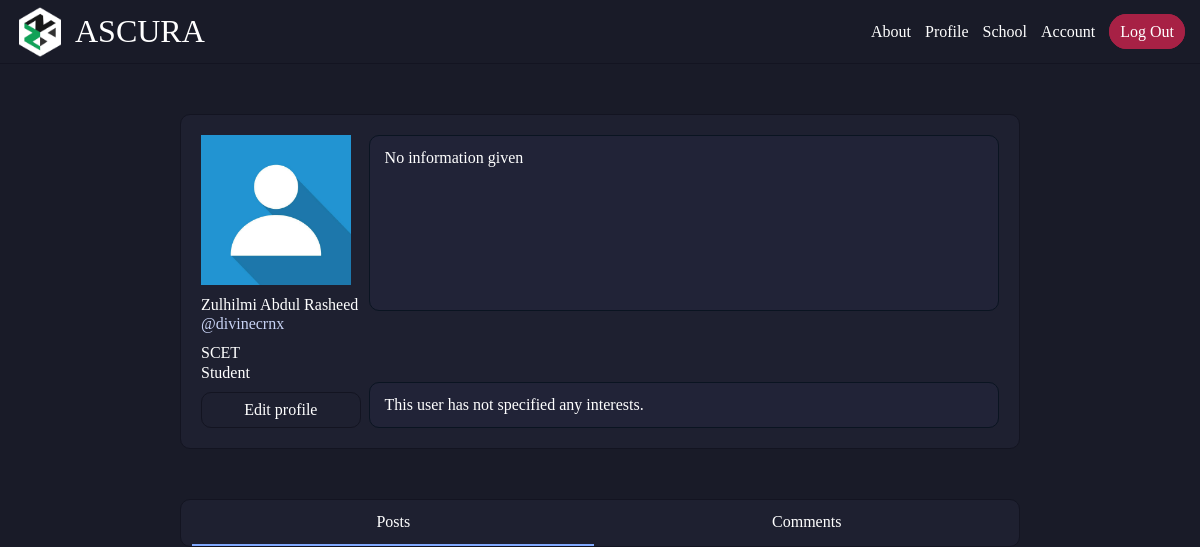
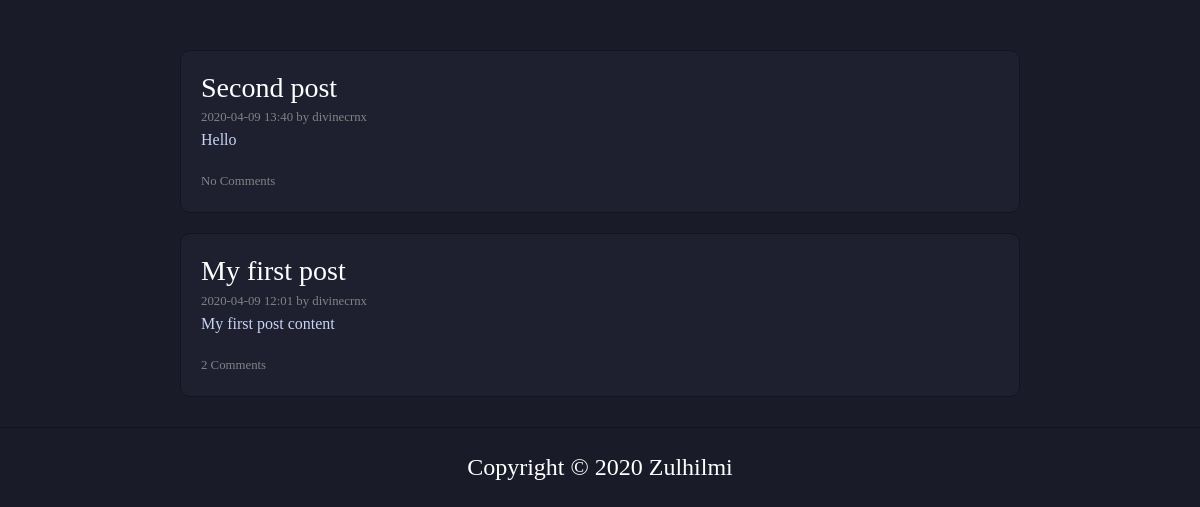
Before: /user/divinecrnx (signed in) with the older database file (2 pictures, top to bottom).
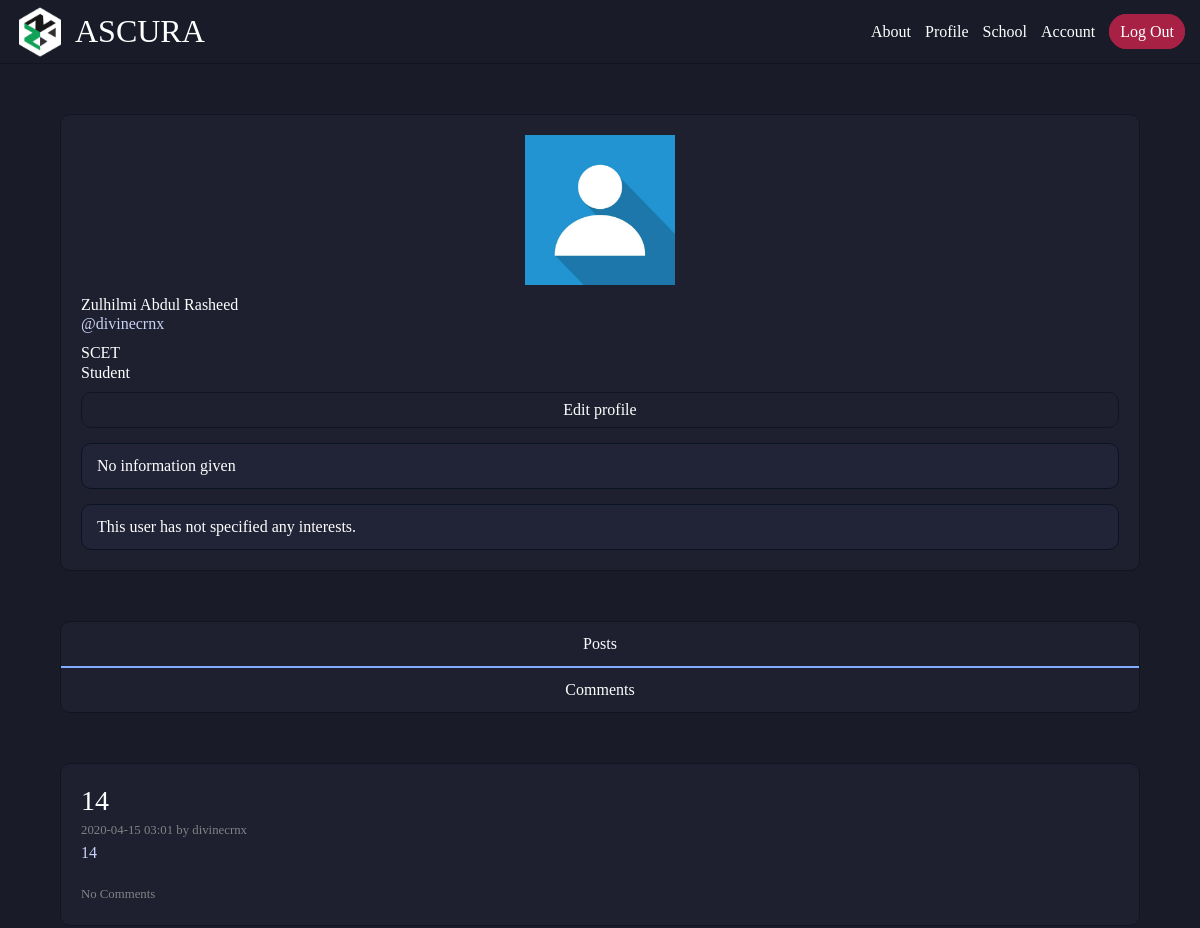
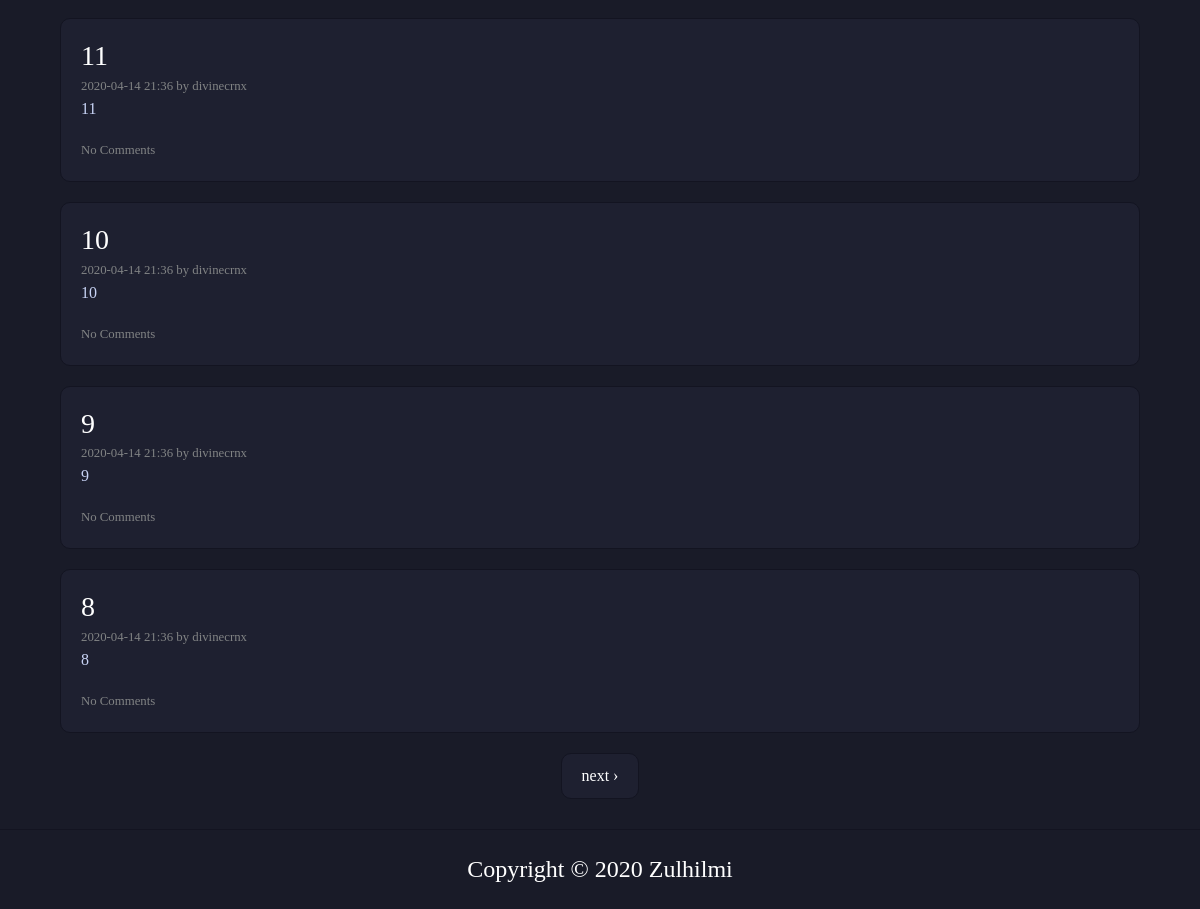
After: the same page with the newer database file (2 pictures, top to bottom).
### ascura/models.py (models this page shows, shortened)
class Post(db.Model):
    id = db.Column(db.Integer, primary_key=True)
    title = db.Column(db.String(100), nullable=False)
    date_posted = db.Column(db.DateTime, nullable=False, default=get_time)
    content = db.Column(db.Text, nullable=False)
    user_id = db.Column(db.Integer, db.ForeignKey('user.id'), nullable=False)
    school_id = db.Column(db.Integer, db.ForeignKey('school.id'), nullable=False)
    comments = db.relationship('Comment', backref='post', lazy=True)

class User(db.Model, UserMixin):
    id = db.Column(db.Integer, primary_key=True)
    first_name = db.Column(db.String(30), nullable=False)
    last_name = db.Column(db.String(30), nullable=False)
    username = db.Column(db.String(14), unique=True, nullable=False)
    email = db.Column(db.String(120), unique=True, nullable=False)
    password = db.Column(db.String(60), nullable=False)
    image_file = db.Column(db.String(20), nullable=False, default='default.jpg')
    short_desc = db.Column(db.String(70), nullable=False, default="Hi there, I'm new to Ascura.")
    long_desc = db.Column(db.String(450), nullable=False, default="No information given")
    interests = db.Column(db.String(100), nullable=False, default="This user has not specified any interests.")
    school_id = db.Column(db.Integer, db.ForeignKey('school.id'), nullable=False)
    course_id = db.Column(db.Integer, db.ForeignKey('course.id'), nullable=True) # Faculty members don't need this
    semester = db.Column(db.String(2), nullable=True) # Faculty members don't need this
    role_id = db.Column(db.Integer, db.ForeignKey('role.id'), nullable=False, default=1) # Default student role
    u_type = db.Column(db.Integer, db.ForeignKey('usertype.id'), nullable=False, default=3) # Default user type normal
    posts = db.relationship('Post', backref='author', lazy=True)
    comments = db.relationship('Comment', backref='author', lazy=True)

### ascura/routes.py (the view)
@app.route("/user/<string:username>")
@login_required
def user_page(username):
    if_comments = True if request.args.get('tab', type=str) == 'comments' else False
    user = User.query.filter(User.username==username).first_or_404()
    p_page = request.args.get('postpage', 1, type=int)
    c_page = request.args.get('commentpage', 1, type=int)
    posts = Post.query.filter(Post.author==user).order_by(Post.date_posted.desc()).paginate(page=p_page, per_page=5)
    comments = Comment.query.filter(Comment.author==user).order_by(Comment.date_posted.desc()).paginate(page=c_page, per_page=5)
    return render_template('user.html', user=user, posts=posts, comments=comments, if_comments=if_comments, p_page=p_page, c_page=c_page)

### ascura/models.py (called while the page is built)
@login_manager.user_loader
def load_user(user_id):
    return User.query.get(user_id)

### ascura/templates/user.html (shortened to what this page needs)
{% extends 'layout.html' %}
{% block body %}
    <div class="user-profile std-div">
        <div class="user-about-left">
            <div class="user-pp">
                <img src="{{ url_for('static', filename='images/profile_pics/' + user.image_file) }}" alt="{{ user.username }} profile picture">
            </div>
            <div class="user-names">
                <div class="user-username-fullname">
                    <span class="fn">{{ user.first_name + " " + user.last_name }}</span>
                    <span class="un">&commat;{{ user.username }}</span>
                </div>
            </div>
            <div class="edu-particulars">
                <div class="user-school">
                    {{ user.school.school_name }}
                </div>
                <div class="user-role">
                    {{ user.role.role_name }}
                </div>
            </div>
            {% if user.username == current_user.username %}
            <div class="user-p-edit">
                <a href="{{ url_for('account') }}">Edit profile</a>
            </div>
            {% endif %}
        </div>
        <div class="user-about-right">
            <div class="user-longdesc">
                {{ user.long_desc }}
            </div>
            <div class="user-interests">
                {{ user.interests }}
            </div>
        </div>
    </div>
    <div class="user-activity-tabs std-div user-profile">
        {% if not if_comments %}
            <div class="posts-link tab-active">
                <a href="{{ url_for('user_page', username=user.username) }}">Posts</a>
            </div>
            <div class="comments-link">
                <a href="{{ url_for('user_page', username=user.username, tab='comments') }}">Comments</a>
            </div>
        {% endif %}
    </div>
    <div class="user-activity">
        {% if not if_comments %}
            {% if posts.items|length == 0%}
                <div id="comments-section" class="comments-section-opt">
                    <div class="comment">
                        <p class="s-post-c s-post-c-middle">Wow, such empty ʕ•ᴥ•ʔ</p>
                    </div>
                </div>
            {% else %}
                {% for post in posts.items %}
                    <div class="s-post">
                        <h3><a href="{{ url_for('post', school=post.school.school_name|lower, post_id=post.id) }}">{{ post.title }}</a></h3>
                        <small class="s-post-stat" >{{ post.date_posted.strftime('%Y-%m-%d %H:%M') }} by {{ post.author.username }}</small>
                        <p class="s-post-c" >{{ post.content }}</p>
                        {% set comments_count = [] %}
                        {% if comments_count|length == 1 %}
                            <small class="s-post-stat">{{ comments_count|length }} Comment</small>
                        {% elif comments_count|length == 0 %}
                            <small class="s-post-stat">No Comments</small>
                        {% else %}
                            <small class="s-post-stat">{{ comments_count|length }} Comments</small>
                        {% endif %}
                    </div>
                {% endfor %}
            {% endif %}
        {% endif %}
    </div>
    {% if not if_comments %}
        {% if posts.pages > 1 %}
            <div class="std-div user-pagination">
                {% if p_page < posts.pages %}
                    <div class="page-next">
                        <a href="{{ url_for('user_page', username=user.username, postpage=p_page + 1) }}">next ›</a>
                    </div>
                {% endif %}
            </div>
        {% endif %}
    {% endif %}
{% endblock %}

Changed rows visible on the page:
no longer on this page (row unchanged): Post: title "Second post", date_posted "2020-04-09 13:40", author.username "divinecrnx", content "Hello", shows "No Comments"
no longer on this page (row unchanged): Post: title "My first post", date_posted "2020-04-09 12:01", author.username "divinecrnx", content "My first post content", comments_count "2"
added Post: title "14", date_posted "2020-04-15 03:01", author.username "divinecrnx", content "14", shows "No Comments"
added Post: title "11", date_posted "2020-04-14 21:36", author.username "divinecrnx", content "11", shows "No Comments"
added Post: title "10", date_posted "2020-04-14 21:36", author.username "divinecrnx", content "10", shows "No Comments"
added Post: title "9", date_posted "2020-04-14 21:36", author.username "divinecrnx", content "9", shows "No Comments"
added Post: title "8", date_posted "2020-04-14 21:36", author.username "divinecrnx", content "8", shows "No Comments"
Other visible differences:
text now shown: "next ›"
